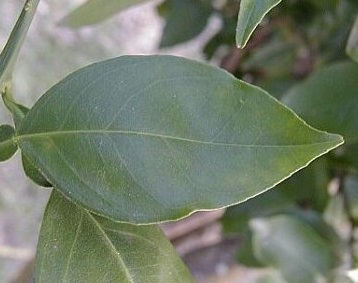
#> input picture img/amostras/AmostraAleatoria.jpg, 358 x 283 px
$ python -i funcoes.py   (imports and definitions only)   (older library calls are emulated)
#> lines starting #> are read from the running program, lines starting #| are printed output that depends on the picture
import cv2
import numpy as np
import tensorflow as tf
import matplotlib.pyplot as plt

image_path = None
original_img = None

params = {
    'gradient_ksize': None,  # Tamanho do kernel para cálculo do gradiente
    'threshold_value': None,  # Valor de limiar para binarização
    'markers_ksize': None,  # Tamanho do kernel para cálculo dos marcadores
    'contour_thickness': None, # Espessura em px dos contornos adicionados
    'epsilon': None, # Precisão dos contornos
    'contour_color': None, # Cor dos contornos, cód RGB
    'numero_clusters': None, # Quantidade de Clusters considerados
    'contraste': None,
    'brilho': None
    }

def carregar_imagem(original_img, largura_padrao=None):
    image = tf.io.read_file(original_img)
    image = tf.image.decode_image(image, channels=3)
    imagem_numpy = image.numpy()
    altura, largura, _ = imagem_numpy.shape
    proporcao = largura_padrao / largura
    nova_largura = largura_padrao
    nova_altura = int(altura * proporcao)
    imagem_redimensionada = cv2.resize(imagem_numpy, (nova_largura, nova_altura))
    cv2.imwrite('imagem_redimensionada.jpg', cv2.cvtColor(imagem_redimensionada, cv2.COLOR_BGR2RGB))
    return imagem_redimensionada

def converter_tons_cinza(image_path, contraste=None, brilho=None):
#> called with image_path = '../img/amostras/AmostraAleatoria.jpg'
    contraste = params['contraste']
    brilho = params['brilho']
    image = cv2.imread(image_path)
#> image is the input picture: shape (283, 358, 3); mean B, G, R 105.6, 124.2, 113.8
    gray_image = cv2.cvtColor(image, cv2.COLOR_BGR2GRAY)
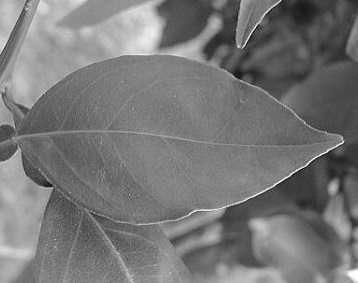
#> gray_image: shape (283, 358); min 7, max 255, mean 119
    gray_image_contrast = cv2.convertScaleAbs(gray_image, alpha=contraste, beta=brilho)
    return gray_image_contrast

def show_gradient_magnitude(image_path, contraste=None, brilho=None):
    gradient_ksize = params['gradient_ksize']
    gray_image = converter_tons_cinza(image_path, contraste, brilho)
    gradient_x = cv2.Sobel(gray_image, cv2.CV_64F, 1, 0, ksize=gradient_ksize)
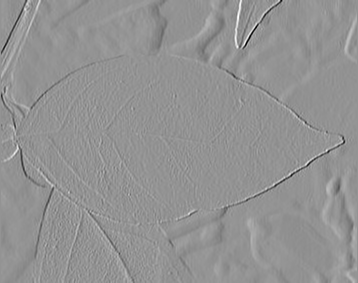
#> gradient_x: shape (283, 358) float64; min -710, max 518, mean -1.2; drawn with min black and max white
    gradient_y = cv2.Sobel(gray_image, cv2.CV_64F, 0, 1, ksize=gradient_ksize)
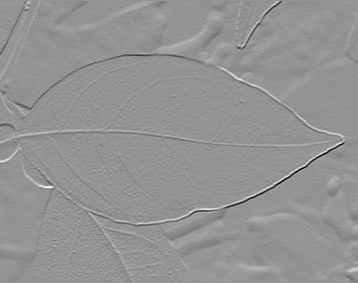
#> gradient_y: shape (283, 358) float64; min -778, max 566, mean 0.7; drawn with min black and max white
    gradient_magnitude = cv2.magnitude(gradient_x, gradient_y)
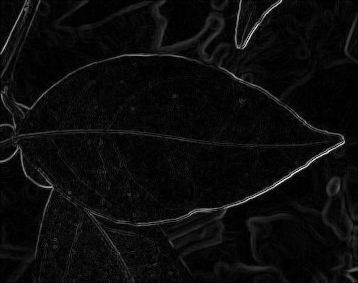
#> gradient_magnitude: shape (283, 358) float64; min 0, max 874, mean 41.4; drawn with min black and max white
    gradient_magnitude = cv2.convertScaleAbs(gradient_magnitude)
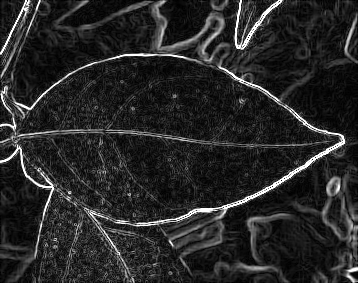
#> gradient_magnitude: shape (283, 358); min 0, max 255, mean 39.5
    return gradient_magnitude

def watersheed_image(image_path, params):
    gradient_magnitude = show_gradient_magnitude(image_path, params['gradient_ksize'])
    gradient_magnitude = cv2.convertScaleAbs(gradient_magnitude)
    scaled_image = cv2.normalize(gradient_magnitude, None, 0, 255, cv2.NORM_MINMAX)
    cv2.imwrite('imagem_gradiente.jpg', scaled_image)
    image_color = cv2.cvtColor(gradient_magnitude, cv2.COLOR_GRAY2BGR)
    _, markers = cv2.threshold(gradient_magnitude, params['threshold_value'], 255, cv2.THRESH_BINARY + cv2.THRESH_OTSU)
    markers = cv2.connectedComponents(markers, params['markers_ksize'])[1]
    result = cv2.watershed(image_color, markers)
    segmented_image = np.copy(image_color)
    for label in np.unique(result):
        if label == -1:
            continue
        mask = np.zeros_like(result, dtype=np.uint8)
        mask[result == label] = 255
        color = np.random.randint(0, 255, size=(3,))
        segmented_image[mask > 0] = color
    cv2.imwrite('imagem_segmentada.jpg', cv2.cvtColor(segmented_image, cv2.COLOR_BGR2RGB))

>>> result = show_gradient_magnitude('../img/amostras/AmostraAleatoria.jpg')
